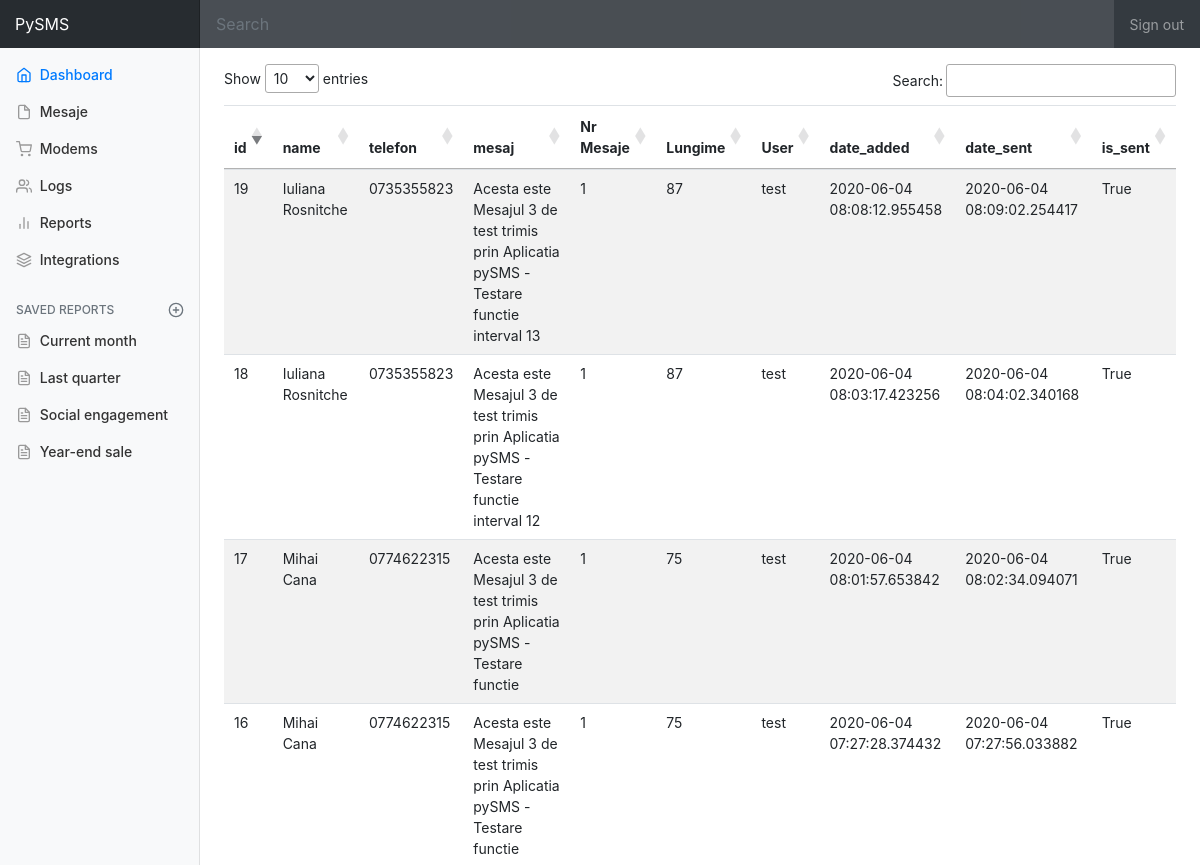
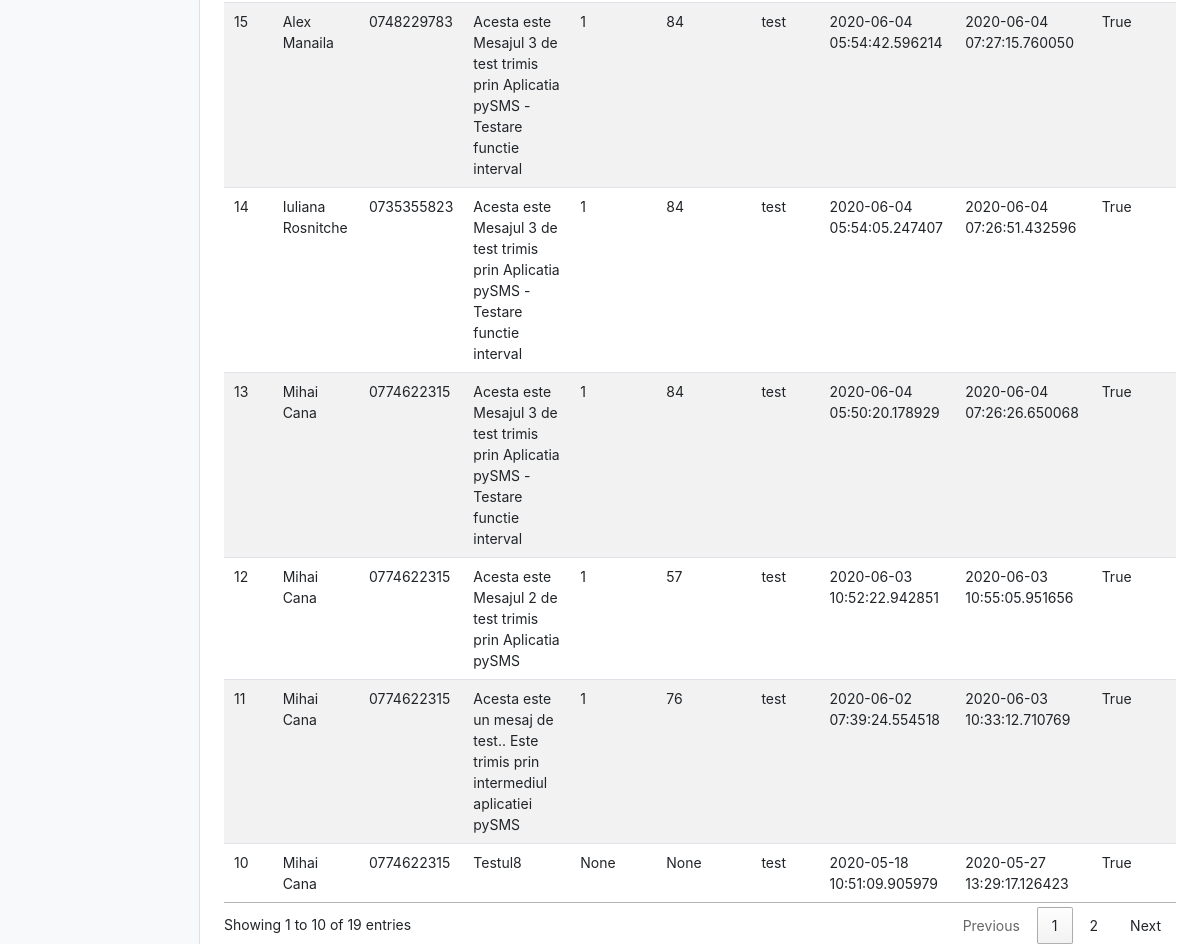
/mesaje, run on the app's committed database (2 pictures, top to bottom).
### models.py (models this page shows)
class Mesaj(db.Model):
    id = db.Column(db.Integer, primary_key=True)
    name = db.Column(db.String(80), nullable=False)
    telefon = db.Column(db.String(10), nullable=False)
    mesaj = db.Column(db.String(1200), nullable=False)
    mesaj_count = db.Column(db.Integer,  nullable=True)
    mesaj_lenght = db.Column(db.Integer,  nullable=True)
    user_id = db.Column(db.Integer, db.ForeignKey('user.id'))
    date_added = db.Column(db.DateTime, nullable=False, default=datetime.datetime.utcnow)
    date_sent = db.Column(db.DateTime, nullable=True)
    is_sent = db.Column(db.Boolean, unique=False, default=False)

class User(db.Model):
    id = db.Column(db.Integer, primary_key=True)
    username = db.Column(db.String(80), unique=True, nullable=False)
    password = db.Column(db.String(80), nullable=False)
    email = db.Column(db.String(120), unique=True, nullable=False)
    public_id = db.Column(db.String(80),unique=True)
    is_active = db.Column(db.Boolean, unique=False, default=True)
    is_admin = db.Column(db.Boolean, unique=False, default=True)
    date_added = db.Column(db.DateTime, nullable=False, default=datetime.datetime.utcnow)
    mesaje = db.relationship('Mesaj', backref='owner')

### views.py (the view)
@app.route('/mesaje')
def mesaje():
    all_mesaje = Mesaj.query.all()
    return render_template('mesaje.html', all_mesaje=all_mesaje)

### templates/mesaje.html (shortened to what this page needs)
{% extends 'base.html' %}
{% block content %}
<div class="table-responsive">
          <table id="table_mesaje" class="table table-striped">
            <thead>
              <tr>
                <th>id</th>
                <th>name</th>
                <th>telefon</th>
                <th>mesaj</th>
                <th>Nr Mesaje</th>
                <th>Lungime</th>
                <th>User</th>
                <th>date_added</th>
                <th>date_sent</th>
                <th>is_sent</th>
              </tr>
            </thead>
            <tbody>
              {% for mesaj in all_mesaje %}
              <tr>
                <td>{{ mesaj.id }}</td>
                <td>{{ mesaj.name }}</td>
                <td>{{ mesaj.telefon }}</td>
                <td>{{ mesaj.mesaj }}</td>
                <td>{{ mesaj.mesaj_count }}</td>
                <td>{{ mesaj.mesaj_lenght }}</td>
                <td>{{ mesaj.owner.username }}</td>
                <td>{{ mesaj.date_added }}</td>
                <td>{{ mesaj.date_sent }}</td>
                <td>{{ mesaj.is_sent }}</td>
              </tr>
              {% endfor %}
            </tbody>
          </table>
        </div>
{% endblock %}
{% block scripts %}
<link rel="stylesheet" href="https://cdn.datatables.net/1.10.21/css/jquery.dataTables.min.css">
{% endblock %}

### static/css/dashboard.css (style rules this page uses)
body { font-size: .875rem; }

### data on the page
Mesaj: id "10", name "Mihai Cana", telefon "0774622315", mesaj "Testul8", mesaj_count "None", mesaj_lenght "None", owner.username "test", date_added "2020-05-18 10:51:09.905979", date_sent "2020-05-27 13:29:17.126423", is_sent "True"
Mesaj: id "11", name "Mihai Cana", telefon "0774622315", mesaj "Acesta este un mesaj de test.. Este trimis prin intermediul aplicatiei pySMS", mesaj_count "1", mesaj_lenght "76", owner.username "test", date_added "2020-06-02 07:39:24.554518", date_sent "2020-06-03 10:33:12.710769", is_sent "True"
Mesaj: id "12", name "Mihai Cana", telefon "0774622315", mesaj "Acesta este Mesajul 2 de test trimis prin Aplicatia pySMS", mesaj_count "1", mesaj_lenght "57", owner.username "test", date_added "2020-06-03 10:52:22.942851", date_sent "2020-06-03 10:55:05.951656", is_sent "True"
Mesaj: id "13", name "Mihai Cana", telefon "0774622315", mesaj "Acesta este Mesajul 3 de test trimis prin Aplicatia pySMS - Testare functie interval", mesaj_count "1", mesaj_lenght "84", owner.username "test", date_added "2020-06-04 05:50:20.178929", date_sent "2020-06-04 07:26:26.650068", is_sent "True"
Mesaj: id "14", name "Iuliana Rosnitche", telefon "0735355823", mesaj "Acesta este Mesajul 3 de test trimis prin Aplicatia pySMS - Testare functie interval", mesaj_count "1", mesaj_lenght "84", owner.username "test", date_added "2020-06-04 05:54:05.247407", date_sent "2020-06-04 07:26:51.432596", is_sent "True"
Mesaj: id "15", name "Alex Manaila", telefon "0748229783", mesaj "Acesta este Mesajul 3 de test trimis prin Aplicatia pySMS - Testare functie interval", mesaj_count "1", mesaj_lenght "84", owner.username "test", date_added "2020-06-04 05:54:42.596214", date_sent "2020-06-04 07:27:15.760050", is_sent "True"
Mesaj: id "16", name "Mihai Cana", telefon "0774622315", mesaj "Acesta este Mesajul 3 de test trimis prin Aplicatia pySMS - Testare functie", mesaj_count "1", mesaj_lenght "75", owner.username "test", date_added "2020-06-04 07:27:28.374432", date_sent "2020-06-04 07:27:56.033882", is_sent "True"
Mesaj: id "17", name "Mihai Cana", telefon "0774622315", mesaj "Acesta este Mesajul 3 de test trimis prin Aplicatia pySMS - Testare functie", mesaj_count "1", mesaj_lenght "75", owner.username "test", date_added "2020-06-04 08:01:57.653842", date_sent "2020-06-04 08:02:34.094071", is_sent "True"
Mesaj: id "18", name "Iuliana Rosnitche", telefon "0735355823", mesaj "Acesta este Mesajul 3 de test trimis prin Aplicatia pySMS - Testare functie interval 12", mesaj_count "1", mesaj_lenght "87", owner.username "test", date_added "2020-06-04 08:03:17.423256", date_sent "2020-06-04 08:04:02.340168", is_sent "True"
Mesaj: id "19", name "Iuliana Rosnitche", telefon "0735355823", mesaj "Acesta este Mesajul 3 de test trimis prin Aplicatia pySMS - Testare functie interval 13", mesaj_count "1", mesaj_lenght "87", owner.username "test", date_added "2020-06-04 08:08:12.955458", date_sent "2020-06-04 08:09:02.254417", is_sent "True"
